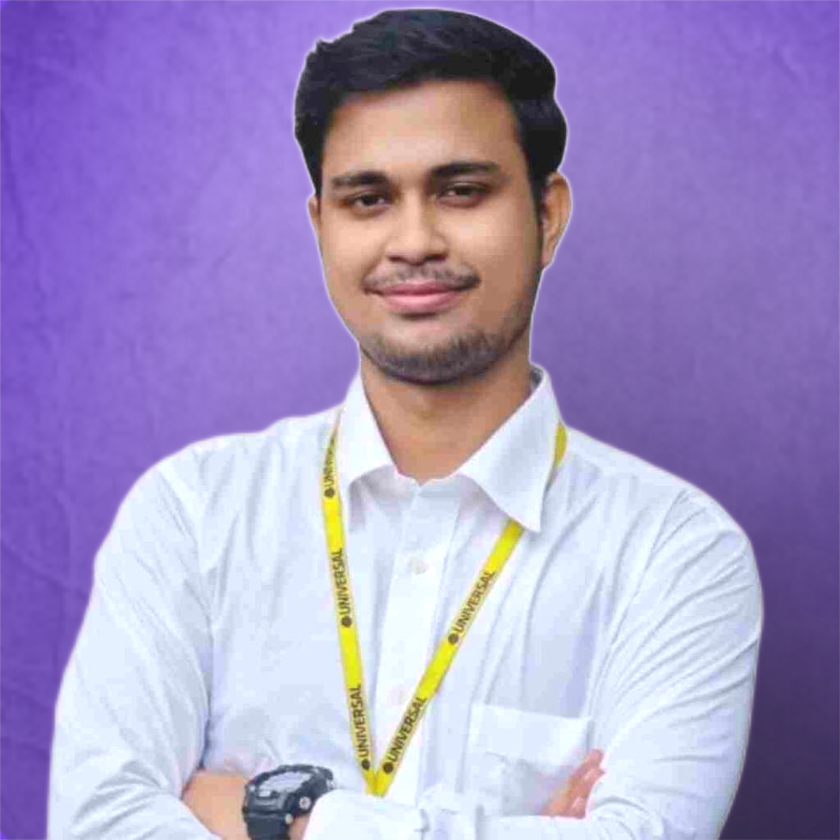
#> input picture Image_Editor_Automation/PythonScript/imgs/profile.png, 840 x 840 px, shrunk from 1024 x 1024 before the run, found by its file name; its folder holds only this picture in this run
$ python ImageEditor.py
#> lines starting #> are read from the running program, lines starting #| are printed output that depends on the picture
from PIL import Image, ImageEnhance, ImageFilter
import os
from pathlib import Path

# Define input and output directories
path = Path("C:/Users/harij/PycharmProjects/Code_Alpha/PythonScript/imgs")
pathOut = Path("C:/Users/harij/PycharmProjects/Code_Alpha/PythonScript/editedImgs")

# Ensure the output directory exists
pathOut.mkdir(parents=True, exist_ok=True)

# Iterate over all files in the input directory
for filename in os.listdir(path):
    file_path = path / filename  # Full path to the image file

    if file_path.is_file() and file_path.suffix.lower() in {".png", ".jpg", ".jpeg"}:  # Check for valid image files
        img = Image.open(file_path)
#> img is the input picture: PIL image 840x840 RGBA; mean R, G, B, A 164.3, 149.2, 195.3, 254.9

        # Apply edits: sharpening, black & white conversion, and rotation
        edit = img.filter(ImageFilter.SHARPEN).convert('L').rotate(-90)
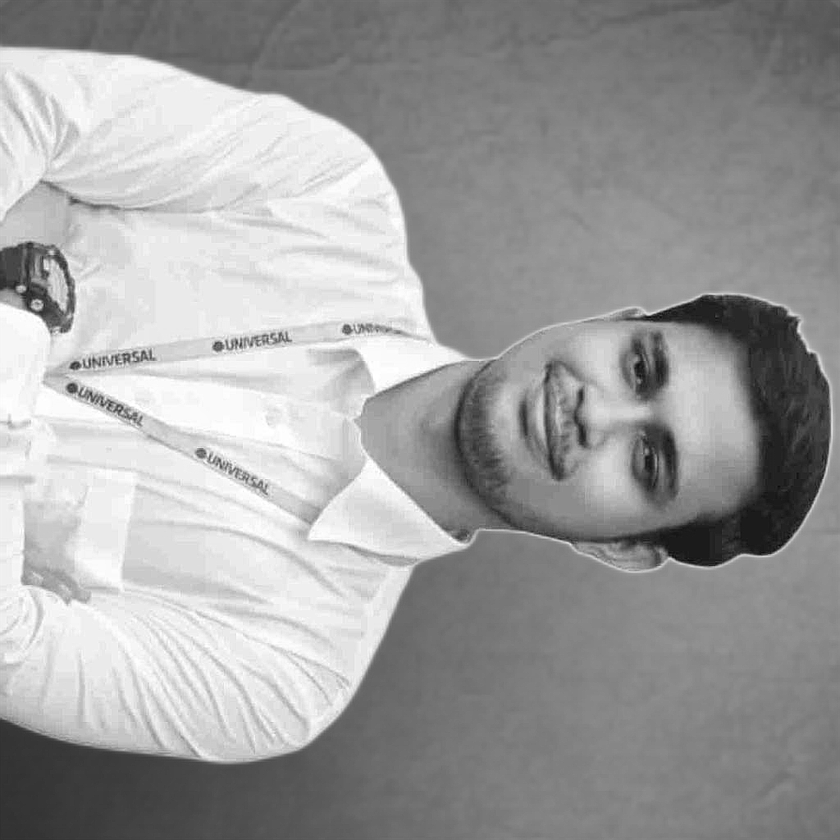
#> edit: PIL image 840x840 L; min 7, max 255, mean 159

        # Enhance contrast
        factor = 1.5
        enhancer = ImageEnhance.Contrast(edit)
        edit = enhancer.enhance(factor)
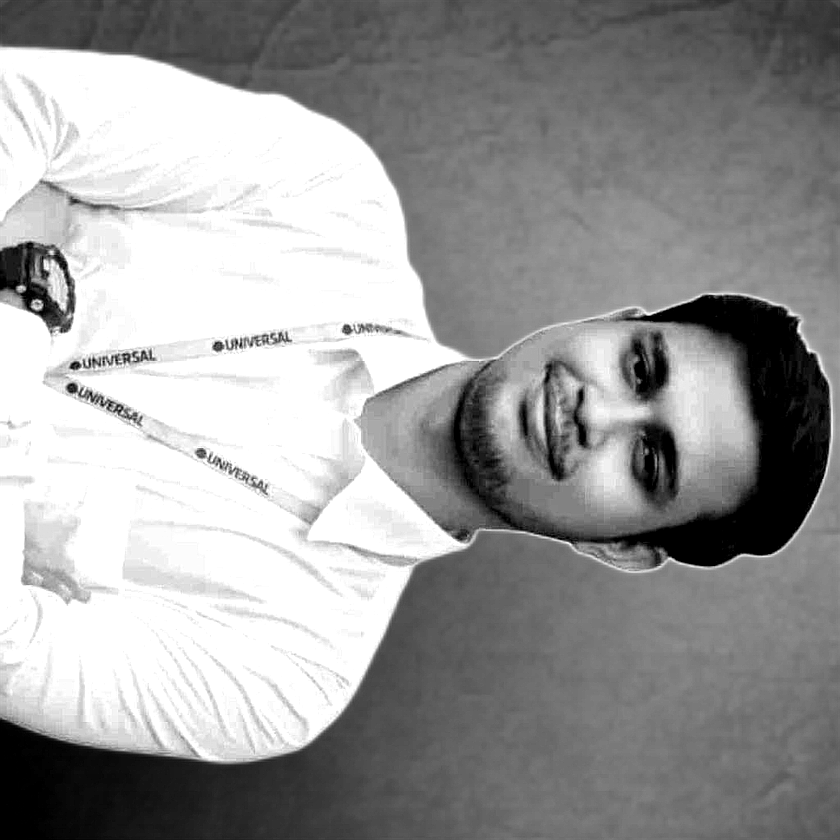
#> edit: PIL image 840x840 L; min 0, max 255, mean 154.5

        # Save the edited image
        clean_name = file_path.stem  # Get the file name without extension
        output_path = pathOut / f"{clean_name}_edited.jpg"
        edit.save(output_path)

        print(f"Processed and saved: {output_path}")
